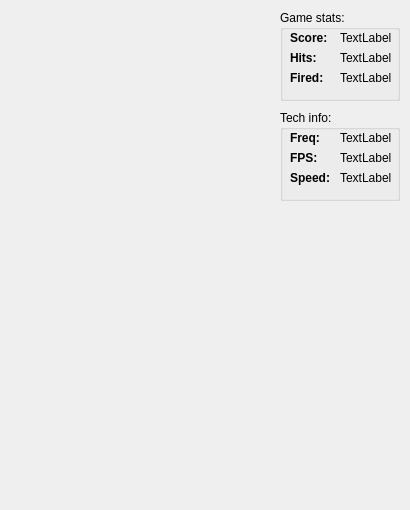
<?xml version="1.0" encoding="UTF-8"?>
<ui version="4.0">
 <class>MainWindow</class>
 <widget class="QMainWindow" name="MainWindow">
  <property name="geometry">
   <rect>
    <x>0</x>
    <y>0</y>
    <width>410</width>
    <height>510</height>
   </rect>
  </property>
  <property name="sizePolicy">
   <sizepolicy hsizetype="Fixed" vsizetype="Fixed">
    <horstretch>0</horstretch>
    <verstretch>0</verstretch>
   </sizepolicy>
  </property>
  <property name="minimumSize">
   <size>
    <width>410</width>
    <height>510</height>
   </size>
  </property>
  <property name="maximumSize">
   <size>
    <width>410</width>
    <height>510</height>
   </size>
  </property>
  <property name="windowTitle">
   <string>MainWindow</string>
  </property>
  <widget class="QWidget" name="centralWidget">
   <widget class="QGroupBox" name="groupBox">
    <property name="geometry">
     <rect>
      <x>280</x>
      <y>10</y>
      <width>120</width>
      <height>91</height>
     </rect>
    </property>
    <property name="title">
     <string>Game stats:</string>
    </property>
    <widget class="QLabel" name="label_4">
     <property name="geometry">
      <rect>
       <x>10</x>
       <y>20</y>
       <width>41</width>
       <height>16</height>
      </rect>
     </property>
     <property name="font">
      <font>
       <weight>75</weight>
       <bold>true</bold>
      </font>
     </property>
     <property name="text">
      <string>Score:</string>
     </property>
    </widget>
    <widget class="QLabel" name="label_5">
     <property name="geometry">
      <rect>
       <x>10</x>
       <y>40</y>
       <width>51</width>
       <height>16</height>
      </rect>
     </property>
     <property name="font">
      <font>
       <weight>75</weight>
       <bold>true</bold>
      </font>
     </property>
     <property name="text">
      <string>Hits:</string>
     </property>
    </widget>
    <widget class="QLabel" name="label_6">
     <property name="geometry">
      <rect>
       <x>10</x>
       <y>60</y>
       <width>41</width>
       <height>16</height>
      </rect>
     </property>
     <property name="font">
      <font>
       <weight>75</weight>
       <bold>true</bold>
      </font>
     </property>
     <property name="text">
      <string>Fired:</string>
     </property>
    </widget>
    <widget class="QLabel" name="label_score">
     <property name="geometry">
      <rect>
       <x>60</x>
       <y>20</y>
       <width>51</width>
       <height>16</height>
      </rect>
     </property>
     <property name="text">
      <string>TextLabel</string>
     </property>
    </widget>
    <widget class="QLabel" name="label_hits">
     <property name="geometry">
      <rect>
       <x>60</x>
       <y>40</y>
       <width>51</width>
       <height>16</height>
      </rect>
     </property>
     <property name="text">
      <string>TextLabel</string>
     </property>
    </widget>
    <widget class="QLabel" name="label_fired">
     <property name="geometry">
      <rect>
       <x>60</x>
       <y>60</y>
       <width>51</width>
       <height>16</height>
      </rect>
     </property>
     <property name="text">
      <string>TextLabel</string>
     </property>
    </widget>
   </widget>
   <widget class="QGroupBox" name="groupBox_2">
    <property name="geometry">
     <rect>
      <x>280</x>
      <y>110</y>
      <width>120</width>
      <height>91</height>
     </rect>
    </property>
    <property name="title">
     <string>Tech info:</string>
    </property>
    <widget class="QLabel" name="label_7">
     <property name="geometry">
      <rect>
       <x>10</x>
       <y>20</y>
       <width>41</width>
       <height>16</height>
      </rect>
     </property>
     <property name="font">
      <font>
       <weight>75</weight>
       <bold>true</bold>
      </font>
     </property>
     <property name="text">
      <string>Freq:</string>
     </property>
    </widget>
    <widget class="QLabel" name="label_8">
     <property name="geometry">
      <rect>
       <x>10</x>
       <y>40</y>
       <width>51</width>
       <height>16</height>
      </rect>
     </property>
     <property name="font">
      <font>
       <weight>75</weight>
       <bold>true</bold>
      </font>
     </property>
     <property name="text">
      <string>FPS:</string>
     </property>
    </widget>
    <widget class="QLabel" name="label_9">
     <property name="geometry">
      <rect>
       <x>10</x>
       <y>60</y>
       <width>41</width>
       <height>16</height>
      </rect>
     </property>
     <property name="font">
      <font>
       <weight>75</weight>
       <bold>true</bold>
      </font>
     </property>
     <property name="text">
      <string>Speed:</string>
     </property>
    </widget>
    <widget class="QLabel" name="label_freq">
     <property name="geometry">
      <rect>
       <x>60</x>
       <y>20</y>
       <width>51</width>
       <height>16</height>
      </rect>
     </property>
     <property name="text">
      <string>TextLabel</string>
     </property>
    </widget>
    <widget class="QLabel" name="label_fps">
     <property name="geometry">
      <rect>
       <x>60</x>
       <y>40</y>
       <width>51</width>
       <height>16</height>
      </rect>
     </property>
     <property name="text">
      <string>TextLabel</string>
     </property>
    </widget>
    <widget class="QLabel" name="label_speed">
     <property name="geometry">
      <rect>
       <x>60</x>
       <y>60</y>
       <width>51</width>
       <height>16</height>
      </rect>
     </property>
     <property name="text">
      <string>TextLabel</string>
     </property>
    </widget>
   </widget>
  </widget>
 </widget>
 <layoutdefault spacing="6" margin="11"/>
 <resources/>
 <connections/>
</ui>
